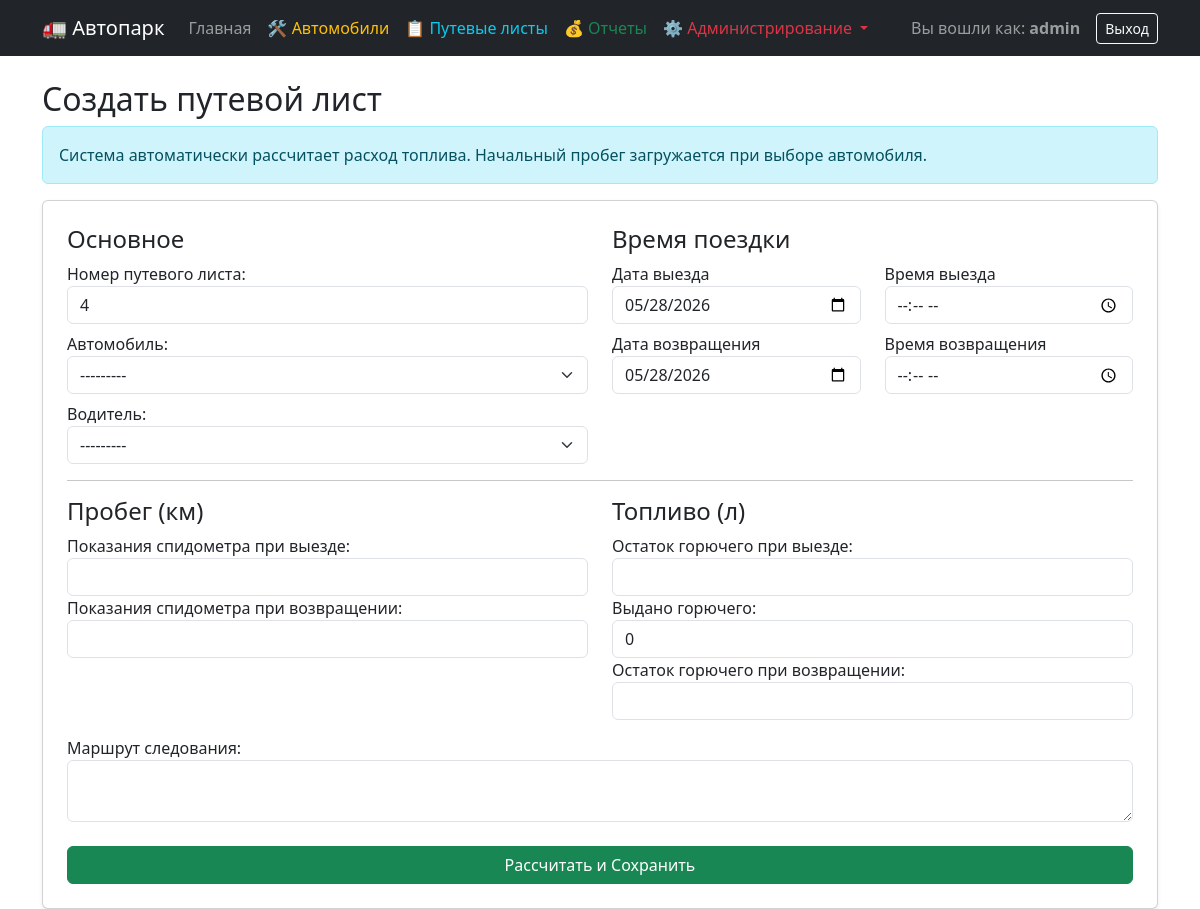
Page /logs/add/ (signed in) on the committed database.
### fleet/models.py (models this page shows, shortened)
class TravelLog(models.Model):
    automobile = models.ForeignKey(Automobile, on_delete=models.CASCADE, verbose_name="Автомобиль")
    driver = models.ForeignKey(Driver, on_delete=models.CASCADE, verbose_name="Водитель")
    log_number = models.CharField(max_length=50, default=get_next_log_number, verbose_name="Номер путевого листа")
    start_date = models.DateField(default=timezone.now, verbose_name="Дата начала поездки")
    departure_time = models.TimeField(verbose_name="Время выезда")
    end_date = models.DateField(default=timezone.now, verbose_name="Дата окончания поездки")
    return_time = models.TimeField(verbose_name="Время возвращения")
    start_mileage = models.FloatField(verbose_name="Показания спидометра при выезде")
    end_mileage = models.FloatField(verbose_name="Показания спидометра при возвращении")
    route = models.TextField(verbose_name="Маршрут следования")
    fuel_balance_start = models.FloatField(verbose_name="Остаток горючего при выезде")
    fuel_issued = models.FloatField(default=0, verbose_name="Выдано горючего")
    fuel_balance_end = models.FloatField(verbose_name="Остаток горючего при возвращении")
    class Meta:
        verbose_name = "Путевой лист"
        verbose_name_plural = "Путевые листы"
        ordering = ['-start_date', '-id']

### fleet/views.py (the view)
# urls.py: path('logs/add/', views.log_create, name='log_create'),
@login_required
@user_passes_test(is_dispatcher)
def log_create(request):
    if request.method == 'POST':
        form = TravelLogForm(request.POST)
        if form.is_valid():
            form.save()
            return redirect('log_list')
    else:
        form = TravelLogForm()
    return render(request, 'fleet/log_form.html', {'form': form, 'title': 'Создать путевой лист'})

### fleet/models.py (called while the page is built)
def get_next_log_number():
    last_log = TravelLog.objects.order_by('id').last()
    if not last_log:
        return "1"
    try:
        return str(int(last_log.log_number) + 1)
    except ValueError:
        return str(last_log.id + 1)

    def __str__(self):
        if self.middle_name:
            return f"{self.last_name} {self.first_name} {self.middle_name}"
        return f"{self.last_name} {self.first_name}"

    def __str__(self):
        return f"{self.make} {self.model} ({self.license_plate})"

### fleet/templatetags/fleet_extras.py (called while the page is built)
@register.filter(name='has_group')
def has_group(user, group_name):
    return user.groups.filter(name=group_name).exists()

### fleet/views.py (called while the page is built)
def is_dispatcher(user):
    return user.groups.filter(name='Dispatcher').exists() or user.is_superuser

### fleet/templates/fleet/log_form.html (shortened to what this page needs)
{% extends 'fleet/base.html' %}
{% block content %}
    <h2>{{ title }}</h2>
    <div class="alert alert-info">
        Система автоматически рассчитает расход топлива. Начальный пробег загружается при выборе автомобиля.
    </div>
    <div class="card p-4 shadow-sm">
        <form method="post">
            <div class="row">
                <div class="col-md-6">
                    <h4>Основное</h4>
                    {{ form.log_number.label_tag }} {{ form.log_number }}
                    {{ form.automobile.label_tag }} {{ form.automobile }}
                    {{ form.driver.label_tag }} {{ form.driver }}
                </div>
                <div class="col-md-6">
                    <h4>Время поездки</h4>
                    <div class="row mb-2">
                        <div class="col-6">
                            <label>Дата выезда</label>
                            {{ form.start_date }}
                        </div>
                        <div class="col-6">
                            <label>Время выезда</label>
                            {{ form.departure_time }}
                        </div>
                    </div>
                    <div class="row">
                        <div class="col-6">
                            <label>Дата возвращения</label>
                            {{ form.end_date }}
                        </div>
                        <div class="col-6">
                            <label>Время возвращения</label>
                            {{ form.return_time }}
                        </div>
                    </div>
                </div>
            </div>
            <hr>
            <div class="row">
                <div class="col-md-6">
                    <h4>Пробег (км)</h4>
                    {{ form.start_mileage.label_tag }} {{ form.start_mileage }}
                    {{ form.end_mileage.label_tag }} {{ form.end_mileage }}
                </div>
                <div class="col-md-6">
                    <h4>Топливо (л)</h4>
                    {{ form.fuel_balance_start.label_tag }} {{ form.fuel_balance_start }}
                    {{ form.fuel_issued.label_tag }} {{ form.fuel_issued }}
                    {{ form.fuel_balance_end.label_tag }} {{ form.fuel_balance_end }}
                </div>
            </div>
            <div class="mt-3">
                {{ form.route.label_tag }} {{ form.route }}
            </div>
            <button type="submit" class="btn btn-success mt-4 w-100">Рассчитать и Сохранить</button>
        </form>
    </div>
{% endblock %}

### fleet/templates/fleet/base.html (shortened to what this page needs)
{% load fleet_extras %}
<!DOCTYPE html>
<html lang="ru">
<head>
    <link href="https://cdn.jsdelivr.net/npm/bootstrap@5.3.0/dist/css/bootstrap.min.css" rel="stylesheet">
</head>
<body>
<nav class="navbar navbar-expand-lg navbar-dark bg-dark mb-4">
    <div class="container">
        <a class="navbar-brand" href="{% url 'dashboard' %}">🚛 Автопарк</a>
        {% if user.is_authenticated %}
            <div class="collapse navbar-collapse" id="navbarNav">
                <ul class="navbar-nav me-auto">
                    <li class="nav-item">
                        <a class="nav-link" href="{% url 'dashboard' %}">Главная</a>
                    </li>
                    {% if user|has_group:"Mechanic" or user.is_superuser %}
                        <li class="nav-item">
                            <a class="nav-link text-warning" href="{% url 'car_list' %}">🛠 Автомобили</a>
                        </li>
                    {% endif %}
                    {% if user|has_group:"Dispatcher" or user.is_superuser %}
                        <li class="nav-item">
                            <a class="nav-link text-info" href="{% url 'log_list' %}">📋 Путевые листы</a>
                        </li>
                    {% endif %}
                    {% if user|has_group:"Accountant" or user.is_superuser %}
                        <li class="nav-item">
                            <a class="nav-link text-success" href="{% url 'reports_selection' %}">💰 Отчеты</a>
                        </li>
                    {% endif %}
                    {% if user|has_group:"Administrator" or user.is_superuser %}
                        <li class="nav-item dropdown">
                            <a class="nav-link dropdown-toggle text-danger" href="#" role="button"
                               data-bs-toggle="dropdown">
                                ⚙️ Администрирование
                            </a>
                        </li>
                    {% endif %}
                </ul>
                <span class="navbar-text me-3">
                    Вы вошли как: <b>{{ user.username }}</b>
                </span>
                <form method="post" action="{% url 'logout' %}">
                    <button type="submit" class="btn btn-outline-light btn-sm">Выход</button>
                </form>
            </div>
        {% endif %}
    </div>
</nav>
<div class="container">
    {% block content %}
    {% endblock %}
</div>
</body>
</html>

### rows in the picture
TravelLog: log_number "4", automobile "---------", driver "---------", start_date "05/28/2026", end_date "05/28/2026", fuel_issued "0"

### other values in the picture
{{ user.username }} "admin"
{{ title }} "Создать путевой лист"
